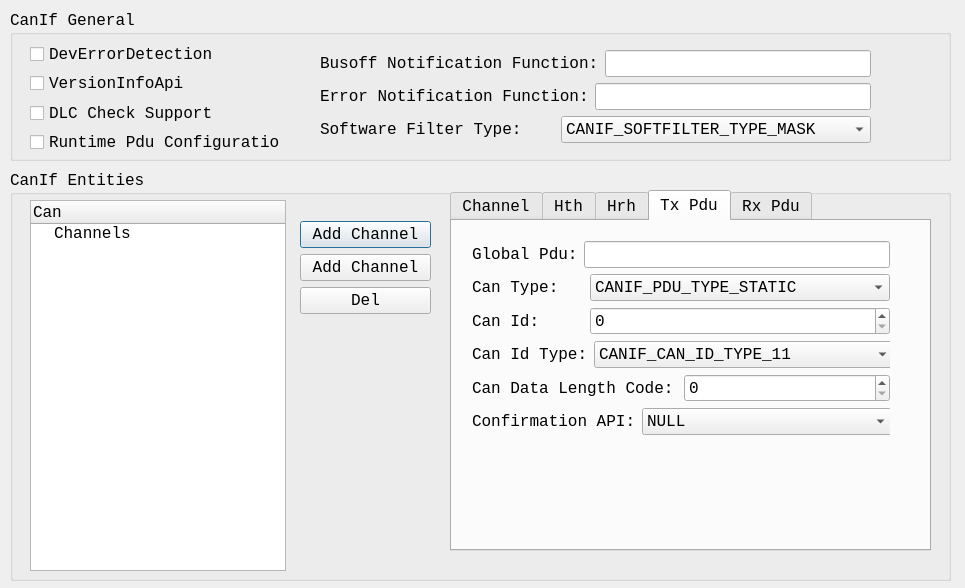
<?xml version="1.0" encoding="UTF-8"?>
<ui version="4.0">
 <class>CanIf_Dlg</class>
 <widget class="QDialog" name="CanIf_Dlg">
  <property name="geometry">
   <rect>
    <x>0</x>
    <y>0</y>
    <width>965</width>
    <height>588</height>
   </rect>
  </property>
  <property name="font">
   <font>
    <family>Consolas</family>
    <pointsize>12</pointsize>
   </font>
  </property>
  <property name="windowTitle">
   <string>Can Interface</string>
  </property>
  <widget class="QGroupBox" name="groupBox">
   <property name="geometry">
    <rect>
     <x>10</x>
     <y>10</y>
     <width>941</width>
     <height>151</height>
    </rect>
   </property>
   <property name="title">
    <string>CanIf General</string>
   </property>
   <widget class="QWidget" name="layoutWidget">
    <property name="geometry">
     <rect>
      <x>20</x>
      <y>32</y>
      <width>250</width>
      <height>112</height>
     </rect>
    </property>
    <layout class="QVBoxLayout" name="verticalLayout">
     <item>
      <widget class="QCheckBox" name="cbxDevErr">
       <property name="text">
        <string>DevErrorDetection</string>
       </property>
      </widget>
     </item>
     <item>
      <widget class="QCheckBox" name="cbxVersionInfo">
       <property name="text">
        <string>VersionInfoApi</string>
       </property>
      </widget>
     </item>
     <item>
      <widget class="QCheckBox" name="cbxDlcCheck">
       <property name="text">
        <string>DLC Check Support</string>
       </property>
      </widget>
     </item>
     <item>
      <widget class="QCheckBox" name="cbxRuntimePduCfg">
       <property name="text">
        <string>Runtime Pdu Configuration</string>
       </property>
      </widget>
     </item>
    </layout>
   </widget>
   <widget class="QWidget" name="layoutWidget">
    <property name="geometry">
     <rect>
      <x>310</x>
      <y>40</y>
      <width>551</width>
      <height>95</height>
     </rect>
    </property>
    <layout class="QVBoxLayout" name="verticalLayout_10">
     <item>
      <layout class="QHBoxLayout" name="horizontalLayout">
       <item>
        <widget class="QLabel" name="label_34">
         <property name="text">
          <string>Busoff Notification Function:</string>
         </property>
        </widget>
       </item>
       <item>
        <widget class="QLineEdit" name="leBusoffNf">
         <property name="minimumSize">
          <size>
           <width>250</width>
           <height>0</height>
          </size>
         </property>
         <property name="toolTip">
          <string>&lt;!DOCTYPE HTML PUBLIC &quot;-//W3C//DTD HTML 4.0//EN&quot; &quot;http://www.w3.org/TR/REC-html40/strict.dtd&quot;&gt;
&lt;html&gt;&lt;head&gt;&lt;meta name=&quot;qrichtext&quot; content=&quot;1&quot; /&gt;&lt;style type=&quot;text/css&quot;&gt;
p, li { white-space: pre-wrap; }
&lt;/style&gt;&lt;/head&gt;&lt;body style=&quot; font-family:'Consolas'; font-size:12pt; font-weight:400; font-style:normal;&quot;&gt;
&lt;p style=&quot; margin-top:0px; margin-bottom:0px; margin-left:0px; margin-right:0px; -qt-block-indent:0; text-indent:0px;&quot;&gt;If want to turn off notification,input &amp;quot;NULL&amp;quot;.&lt;/p&gt;&lt;/body&gt;&lt;/html&gt;</string>
         </property>
         <property name="text">
          <string/>
         </property>
        </widget>
       </item>
      </layout>
     </item>
     <item>
      <layout class="QHBoxLayout" name="horizontalLayout_24">
       <item>
        <widget class="QLabel" name="label_35">
         <property name="text">
          <string>Error Notification Function:</string>
         </property>
        </widget>
       </item>
       <item>
        <widget class="QLineEdit" name="leErrorNf">
         <property name="toolTip">
          <string>&lt;!DOCTYPE HTML PUBLIC &quot;-//W3C//DTD HTML 4.0//EN&quot; &quot;http://www.w3.org/TR/REC-html40/strict.dtd&quot;&gt;
&lt;html&gt;&lt;head&gt;&lt;meta name=&quot;qrichtext&quot; content=&quot;1&quot; /&gt;&lt;style type=&quot;text/css&quot;&gt;
p, li { white-space: pre-wrap; }
&lt;/style&gt;&lt;/head&gt;&lt;body style=&quot; font-family:'Consolas'; font-size:12pt; font-weight:400; font-style:normal;&quot;&gt;
&lt;p style=&quot; margin-top:0px; margin-bottom:0px; margin-left:0px; margin-right:0px; -qt-block-indent:0; text-indent:0px;&quot;&gt;If want to turn off notification,input &amp;quot;NULL&amp;quot;.&lt;/p&gt;&lt;/body&gt;&lt;/html&gt;</string>
         </property>
         <property name="text">
          <string/>
         </property>
        </widget>
       </item>
      </layout>
     </item>
     <item>
      <layout class="QHBoxLayout" name="horizontalLayout_37">
       <item>
        <widget class="QLabel" name="label_36">
         <property name="text">
          <string>Software Filter Type:</string>
         </property>
        </widget>
       </item>
       <item>
        <widget class="QComboBox" name="cmbxSoftwareFilterType">
         <property name="minimumSize">
          <size>
           <width>250</width>
           <height>0</height>
          </size>
         </property>
         <item>
          <property name="text">
           <string>CANIF_SOFTFILTER_TYPE_MASK</string>
          </property>
         </item>
         <item>
          <property name="text">
           <string>CANIF_SOFTFILTER_TYPE_BINARY</string>
          </property>
         </item>
         <item>
          <property name="text">
           <string>CANIF_SOFTFILTER_TYPE_INDEX</string>
          </property>
         </item>
         <item>
          <property name="text">
           <string>CANIF_SOFTFILTER_TYPE_LINEAR</string>
          </property>
         </item>
         <item>
          <property name="text">
           <string>CANIF_SOFTFILTER_TYPE_TABLE</string>
          </property>
         </item>
        </widget>
       </item>
      </layout>
     </item>
    </layout>
   </widget>
  </widget>
  <widget class="QGroupBox" name="groupBox_2">
   <property name="geometry">
    <rect>
     <x>10</x>
     <y>170</y>
     <width>941</width>
     <height>411</height>
    </rect>
   </property>
   <property name="maximumSize">
    <size>
     <width>16777214</width>
     <height>16777215</height>
    </size>
   </property>
   <property name="title">
    <string>CanIf Entities</string>
   </property>
   <widget class="QTreeWidget" name="trCanIfCfg">
    <property name="geometry">
     <rect>
      <x>20</x>
      <y>30</y>
      <width>256</width>
      <height>371</height>
     </rect>
    </property>
    <column>
     <property name="text">
      <string>Can</string>
     </property>
    </column>
    <item>
     <property name="text">
      <string>Channels</string>
     </property>
    </item>
   </widget>
   <widget class="QTabWidget" name="tabCfg">
    <property name="geometry">
     <rect>
      <x>440</x>
      <y>20</y>
      <width>481</width>
      <height>361</height>
     </rect>
    </property>
    <property name="currentIndex">
     <number>3</number>
    </property>
    <widget class="QWidget" name="tab">
     <attribute name="title">
      <string>Channel</string>
     </attribute>
     <widget class="QWidget" name="layoutWidget">
      <property name="geometry">
       <rect>
        <x>21</x>
        <y>21</y>
        <width>349</width>
        <height>62</height>
       </rect>
      </property>
      <layout class="QVBoxLayout" name="verticalLayout_4">
       <item>
        <layout class="QHBoxLayout" name="horizontalLayout_36">
         <item>
          <widget class="QLabel" name="label_33">
           <property name="text">
            <string>Name:</string>
           </property>
          </widget>
         </item>
         <item>
          <widget class="QLineEdit" name="leChannelName">
           <property name="text">
            <string/>
           </property>
          </widget>
         </item>
        </layout>
       </item>
       <item>
        <layout class="QHBoxLayout" name="horizontalLayout_23">
         <item>
          <widget class="QLabel" name="label_44">
           <property name="text">
            <string>Can Hw Ctrl:</string>
           </property>
          </widget>
         </item>
         <item>
          <widget class="QComboBox" name="cmbxCanHwCtrl">
           <property name="minimumSize">
            <size>
             <width>231</width>
             <height>0</height>
            </size>
           </property>
          </widget>
         </item>
        </layout>
       </item>
      </layout>
     </widget>
    </widget>
    <widget class="QWidget" name="tab_2">
     <attribute name="title">
      <string>Hth</string>
     </attribute>
     <widget class="QWidget" name="layoutWidget">
      <property name="geometry">
       <rect>
        <x>21</x>
        <y>21</y>
        <width>433</width>
        <height>95</height>
       </rect>
      </property>
      <layout class="QVBoxLayout" name="verticalLayout_5">
       <item>
        <layout class="QHBoxLayout" name="horizontalLayout_35">
         <item>
          <widget class="QLabel" name="label_32">
           <property name="text">
            <string>Name:</string>
           </property>
          </widget>
         </item>
         <item>
          <widget class="QLineEdit" name="leHthName">
           <property name="text">
            <string/>
           </property>
          </widget>
         </item>
        </layout>
       </item>
       <item>
        <layout class="QHBoxLayout" name="horizontalLayout_28">
         <item>
          <widget class="QLabel" name="label_25">
           <property name="text">
            <string>Hth Type:</string>
           </property>
          </widget>
         </item>
         <item>
          <widget class="QComboBox" name="cmbxHthType">
           <property name="minimumSize">
            <size>
             <width>320</width>
             <height>0</height>
            </size>
           </property>
           <item>
            <property name="text">
             <string>CAN_ARC_HANDLE_TYPE_BASIC</string>
            </property>
           </item>
           <item>
            <property name="text">
             <string>CAN_ARC_HANDLE_TYPE_FULL</string>
            </property>
           </item>
          </widget>
         </item>
        </layout>
       </item>
       <item>
        <layout class="QHBoxLayout" name="horizontalLayout_29">
         <item>
          <widget class="QLabel" name="label_26">
           <property name="text">
            <string>CanIfHthIdSymRef:</string>
           </property>
          </widget>
         </item>
         <item>
          <widget class="QComboBox" name="cmbxHthIdSymRef">
           <property name="minimumSize">
            <size>
             <width>270</width>
             <height>0</height>
            </size>
           </property>
          </widget>
         </item>
        </layout>
       </item>
      </layout>
     </widget>
    </widget>
    <widget class="QWidget" name="tab_4">
     <attribute name="title">
      <string>Hrh</string>
     </attribute>
     <widget class="QWidget" name="layoutWidget">
      <property name="geometry">
       <rect>
        <x>20</x>
        <y>20</y>
        <width>435</width>
        <height>126</height>
       </rect>
      </property>
      <layout class="QVBoxLayout" name="verticalLayout_8">
       <item>
        <layout class="QVBoxLayout" name="verticalLayout_6">
         <item>
          <layout class="QHBoxLayout" name="horizontalLayout_38">
           <item>
            <widget class="QLabel" name="label_37">
             <property name="text">
              <string>Name:</string>
             </property>
            </widget>
           </item>
           <item>
            <widget class="QLineEdit" name="leHrhName">
             <property name="text">
              <string/>
             </property>
            </widget>
           </item>
          </layout>
         </item>
         <item>
          <layout class="QHBoxLayout" name="horizontalLayout_30">
           <item>
            <widget class="QLabel" name="label_27">
             <property name="text">
              <string>Hrh Type:</string>
             </property>
            </widget>
           </item>
           <item>
            <widget class="QComboBox" name="cmbxHrhType">
             <property name="minimumSize">
              <size>
               <width>320</width>
               <height>0</height>
              </size>
             </property>
             <item>
              <property name="text">
               <string>CAN_ARC_HANDLE_TYPE_BASIC</string>
              </property>
             </item>
             <item>
              <property name="text">
               <string>CAN_ARC_HANDLE_TYPE_FULL</string>
              </property>
             </item>
            </widget>
           </item>
          </layout>
         </item>
         <item>
          <layout class="QHBoxLayout" name="horizontalLayout_31">
           <item>
            <widget class="QLabel" name="label_28">
             <property name="text">
              <string>CanIfHrhIdSymRef:</string>
             </property>
            </widget>
           </item>
           <item>
            <widget class="QComboBox" name="cmbxHrhIdSymRef">
             <property name="minimumSize">
              <size>
               <width>270</width>
               <height>0</height>
              </size>
             </property>
            </widget>
           </item>
          </layout>
         </item>
        </layout>
       </item>
       <item>
        <widget class="QCheckBox" name="cbxSoftwareFilterHrh">
         <property name="text">
          <string>CanIfSoftwareFilterHrh</string>
         </property>
        </widget>
       </item>
      </layout>
     </widget>
    </widget>
    <widget class="QWidget" name="tab_3">
     <attribute name="title">
      <string>Tx Pdu</string>
     </attribute>
     <widget class="QWidget" name="layoutWidget">
      <property name="geometry">
       <rect>
        <x>20</x>
        <y>20</y>
        <width>418</width>
        <height>194</height>
       </rect>
      </property>
      <layout class="QVBoxLayout" name="verticalLayout_3">
       <item>
        <layout class="QHBoxLayout" name="horizontalLayout_4">
         <item>
          <widget class="QLabel" name="label_40">
           <property name="text">
            <string>Global Pdu:</string>
           </property>
          </widget>
         </item>
         <item>
          <widget class="QLineEdit" name="leTxPduName">
           <property name="text">
            <string/>
           </property>
          </widget>
         </item>
        </layout>
       </item>
       <item>
        <layout class="QHBoxLayout" name="horizontalLayout_2">
         <item>
          <widget class="QLabel" name="label_29">
           <property name="text">
            <string>Can Type:</string>
           </property>
          </widget>
         </item>
         <item>
          <widget class="QComboBox" name="cmbxTxPduCanType">
           <property name="minimumSize">
            <size>
             <width>300</width>
             <height>0</height>
            </size>
           </property>
           <item>
            <property name="text">
             <string>CANIF_PDU_TYPE_STATIC</string>
            </property>
           </item>
           <item>
            <property name="text">
             <string>CANIF_PDU_TYPE_DYNAMIC</string>
            </property>
           </item>
          </widget>
         </item>
        </layout>
       </item>
       <item>
        <layout class="QHBoxLayout" name="horizontalLayout_3">
         <item>
          <widget class="QLabel" name="label">
           <property name="text">
            <string>Can Id:</string>
           </property>
          </widget>
         </item>
         <item>
          <widget class="QSpinBox" name="spbxTxPduCanId">
           <property name="minimumSize">
            <size>
             <width>300</width>
             <height>0</height>
            </size>
           </property>
          </widget>
         </item>
        </layout>
       </item>
       <item>
        <layout class="QHBoxLayout" name="horizontalLayout_6">
         <item>
          <widget class="QLabel" name="label_30">
           <property name="text">
            <string>Can Id Type:</string>
           </property>
          </widget>
         </item>
         <item>
          <widget class="QComboBox" name="cmbxTxPduCanIdType">
           <property name="minimumSize">
            <size>
             <width>300</width>
             <height>0</height>
            </size>
           </property>
           <property name="toolTip">
            <string>&lt;!DOCTYPE HTML PUBLIC &quot;-//W3C//DTD HTML 4.0//EN&quot; &quot;http://www.w3.org/TR/REC-html40/strict.dtd&quot;&gt;
&lt;html&gt;&lt;head&gt;&lt;meta name=&quot;qrichtext&quot; content=&quot;1&quot; /&gt;&lt;style type=&quot;text/css&quot;&gt;
p, li { white-space: pre-wrap; }
&lt;/style&gt;&lt;/head&gt;&lt;body style=&quot; font-family:'Consolas'; font-size:12pt; font-weight:400; font-style:normal;&quot;&gt;
&lt;p style=&quot; margin-top:0px; margin-bottom:0px; margin-left:0px; margin-right:0px; -qt-block-indent:0; text-indent:0px;&quot;&gt;This type is really decided by Can Hth,Configue it has no affect.&lt;/p&gt;&lt;/body&gt;&lt;/html&gt;</string>
           </property>
           <item>
            <property name="text">
             <string>CANIF_CAN_ID_TYPE_11</string>
            </property>
           </item>
           <item>
            <property name="text">
             <string>CANIF_CAN_ID_TYPE_29</string>
            </property>
           </item>
          </widget>
         </item>
        </layout>
       </item>
       <item>
        <layout class="QHBoxLayout" name="horizontalLayout_5">
         <item>
          <widget class="QLabel" name="label_2">
           <property name="text">
            <string>Can Data Length Code:</string>
           </property>
          </widget>
         </item>
         <item>
          <widget class="QSpinBox" name="spbxTxPduDlc">
           <property name="minimumSize">
            <size>
             <width>200</width>
             <height>0</height>
            </size>
           </property>
           <property name="toolTip">
            <string>&lt;!DOCTYPE HTML PUBLIC &quot;-//W3C//DTD HTML 4.0//EN&quot; &quot;http://www.w3.org/TR/REC-html40/strict.dtd&quot;&gt;
&lt;html&gt;&lt;head&gt;&lt;meta name=&quot;qrichtext&quot; content=&quot;1&quot; /&gt;&lt;style type=&quot;text/css&quot;&gt;
p, li { white-space: pre-wrap; }
&lt;/style&gt;&lt;/head&gt;&lt;body style=&quot; font-family:'Consolas'; font-size:12pt; font-weight:400; font-style:normal;&quot;&gt;
&lt;p style=&quot; margin-top:0px; margin-bottom:0px; margin-left:0px; margin-right:0px; -qt-block-indent:0; text-indent:0px;&quot;&gt;this means nothing,so you have no need to configure it.Just make compatible with arccore.&lt;/p&gt;&lt;/body&gt;&lt;/html&gt;</string>
           </property>
          </widget>
         </item>
        </layout>
       </item>
       <item>
        <layout class="QHBoxLayout" name="horizontalLayout_7">
         <item>
          <widget class="QLabel" name="label_31">
           <property name="text">
            <string>Confirmation API:</string>
           </property>
          </widget>
         </item>
         <item>
          <widget class="QComboBox" name="cmbxTxPduConfirmation">
           <property name="minimumSize">
            <size>
             <width>250</width>
             <height>0</height>
            </size>
           </property>
           <item>
            <property name="text">
             <string>NULL</string>
            </property>
           </item>
           <item>
            <property name="text">
             <string>PduR_CanIfTxConfirmation</string>
            </property>
           </item>
           <item>
            <property name="text">
             <string>CanTp_TxConfirmation</string>
            </property>
           </item>
           <item>
            <property name="text">
             <string>CanIf_UserTxConfirmation</string>
            </property>
           </item>
          </widget>
         </item>
        </layout>
       </item>
      </layout>
     </widget>
    </widget>
    <widget class="QWidget" name="tab_5">
     <attribute name="title">
      <string>Rx Pdu</string>
     </attribute>
     <widget class="QWidget" name="">
      <property name="geometry">
       <rect>
        <x>20</x>
        <y>22</y>
        <width>418</width>
        <height>260</height>
       </rect>
      </property>
      <layout class="QVBoxLayout" name="verticalLayout_7">
       <item>
        <layout class="QHBoxLayout" name="horizontalLayout_8">
         <item>
          <widget class="QLabel" name="label_41">
           <property name="text">
            <string>Global Pdu:</string>
           </property>
          </widget>
         </item>
         <item>
          <widget class="QLineEdit" name="leRxPduName">
           <property name="text">
            <string/>
           </property>
          </widget>
         </item>
        </layout>
       </item>
       <item>
        <layout class="QHBoxLayout" name="horizontalLayout_9">
         <item>
          <widget class="QLabel" name="label_38">
           <property name="text">
            <string>Can Type:</string>
           </property>
          </widget>
         </item>
         <item>
          <widget class="QComboBox" name="cmbxRxPduCanType">
           <property name="minimumSize">
            <size>
             <width>300</width>
             <height>0</height>
            </size>
           </property>
           <item>
            <property name="text">
             <string>CANIF_PDU_TYPE_STATIC</string>
            </property>
           </item>
           <item>
            <property name="text">
             <string>CANIF_PDU_TYPE_DYNAMIC</string>
            </property>
           </item>
          </widget>
         </item>
        </layout>
       </item>
       <item>
        <layout class="QHBoxLayout" name="horizontalLayout_10">
         <item>
          <widget class="QLabel" name="label_3">
           <property name="text">
            <string>Can Id:</string>
           </property>
          </widget>
         </item>
         <item>
          <widget class="QSpinBox" name="spbxRxPduCanId">
           <property name="minimumSize">
            <size>
             <width>300</width>
             <height>0</height>
            </size>
           </property>
           <property name="toolTip">
            <string>&lt;!DOCTYPE HTML PUBLIC &quot;-//W3C//DTD HTML 4.0//EN&quot; &quot;http://www.w3.org/TR/REC-html40/strict.dtd&quot;&gt;
&lt;html&gt;&lt;head&gt;&lt;meta name=&quot;qrichtext&quot; content=&quot;1&quot; /&gt;&lt;style type=&quot;text/css&quot;&gt;
p, li { white-space: pre-wrap; }
&lt;/style&gt;&lt;/head&gt;&lt;body style=&quot; font-family:'Consolas'; font-size:12pt; font-weight:400; font-style:normal;&quot;&gt;
&lt;p style=&quot; margin-top:0px; margin-bottom:0px; margin-left:0px; margin-right:0px; -qt-block-indent:0; text-indent:0px;&quot;&gt;Special CanId,If software filter mask on,only Can Frames with this CanId can be received.&lt;/p&gt;&lt;/body&gt;&lt;/html&gt;</string>
           </property>
          </widget>
         </item>
        </layout>
       </item>
       <item>
        <layout class="QHBoxLayout" name="horizontalLayout_11">
         <item>
          <widget class="QLabel" name="label_39">
           <property name="text">
            <string>Can Id Type:</string>
           </property>
          </widget>
         </item>
         <item>
          <widget class="QComboBox" name="cmbxRxPduCanIdType">
           <property name="minimumSize">
            <size>
             <width>300</width>
             <height>0</height>
            </size>
           </property>
           <property name="toolTip">
            <string>&lt;!DOCTYPE HTML PUBLIC &quot;-//W3C//DTD HTML 4.0//EN&quot; &quot;http://www.w3.org/TR/REC-html40/strict.dtd&quot;&gt;
&lt;html&gt;&lt;head&gt;&lt;meta name=&quot;qrichtext&quot; content=&quot;1&quot; /&gt;&lt;style type=&quot;text/css&quot;&gt;
p, li { white-space: pre-wrap; }
&lt;/style&gt;&lt;/head&gt;&lt;body style=&quot; font-family:'Consolas'; font-size:12pt; font-weight:400; font-style:normal;&quot;&gt;
&lt;p style=&quot; margin-top:0px; margin-bottom:0px; margin-left:0px; margin-right:0px; -qt-block-indent:0; text-indent:0px;&quot;&gt;unsupport configure item defined by Arccore,you have no need to configure it.&lt;/p&gt;&lt;/body&gt;&lt;/html&gt;</string>
           </property>
           <item>
            <property name="text">
             <string>CANIF_CAN_ID_TYPE_11</string>
            </property>
           </item>
           <item>
            <property name="text">
             <string>CANIF_CAN_ID_TYPE_29</string>
            </property>
           </item>
          </widget>
         </item>
        </layout>
       </item>
       <item>
        <layout class="QHBoxLayout" name="horizontalLayout_15">
         <item>
          <widget class="QLabel" name="label_45">
           <property name="text">
            <string>Can Id Mask:</string>
           </property>
          </widget>
         </item>
         <item>
          <widget class="QLineEdit" name="leRxPduIdMask">
           <property name="toolTip">
            <string>&lt;!DOCTYPE HTML PUBLIC &quot;-//W3C//DTD HTML 4.0//EN&quot; &quot;http://www.w3.org/TR/REC-html40/strict.dtd&quot;&gt;
&lt;html&gt;&lt;head&gt;&lt;meta name=&quot;qrichtext&quot; content=&quot;1&quot; /&gt;&lt;style type=&quot;text/css&quot;&gt;
p, li { white-space: pre-wrap; }
&lt;/style&gt;&lt;/head&gt;&lt;body style=&quot; font-family:'Consolas'; font-size:12pt; font-weight:400; font-style:normal;&quot;&gt;
&lt;p style=&quot; margin-top:0px; margin-bottom:0px; margin-left:0px; margin-right:0px; -qt-block-indent:0; text-indent:0px;&quot;&gt;if software filter on,then only if &amp;lt;the reveived Can Id&amp;gt; &amp;amp; Mask == &amp;lt;Configured Can Id here&amp;gt; &amp;amp; Mask,Then the Pdu can be reveived(pass the filter) and a notification to upper layer can be generated.&lt;/p&gt;&lt;/body&gt;&lt;/html&gt;</string>
           </property>
           <property name="text">
            <string/>
           </property>
          </widget>
         </item>
        </layout>
       </item>
       <item>
        <layout class="QHBoxLayout" name="horizontalLayout_12">
         <item>
          <widget class="QLabel" name="label_4">
           <property name="text">
            <string>Can Data Length Code:</string>
           </property>
          </widget>
         </item>
         <item>
          <widget class="QSpinBox" name="spbxRxPduDlc">
           <property name="minimumSize">
            <size>
             <width>200</width>
             <height>0</height>
            </size>
           </property>
           <property name="toolTip">
            <string>&lt;!DOCTYPE HTML PUBLIC &quot;-//W3C//DTD HTML 4.0//EN&quot; &quot;http://www.w3.org/TR/REC-html40/strict.dtd&quot;&gt;
&lt;html&gt;&lt;head&gt;&lt;meta name=&quot;qrichtext&quot; content=&quot;1&quot; /&gt;&lt;style type=&quot;text/css&quot;&gt;
p, li { white-space: pre-wrap; }
&lt;/style&gt;&lt;/head&gt;&lt;body style=&quot; font-family:'Consolas'; font-size:12pt; font-weight:400; font-style:normal;&quot;&gt;
&lt;p style=&quot; margin-top:0px; margin-bottom:0px; margin-left:0px; margin-right:0px; -qt-block-indent:0; text-indent:0px;&quot;&gt;Note:Rx Data's DLC must be bigger than the configured value,or the Data will be droped if DLC check enabled.&lt;/p&gt;&lt;/body&gt;&lt;/html&gt;</string>
           </property>
          </widget>
         </item>
        </layout>
       </item>
       <item>
        <layout class="QHBoxLayout" name="horizontalLayout_13">
         <item>
          <widget class="QLabel" name="label_42">
           <property name="text">
            <string>Indication Type:</string>
           </property>
          </widget>
         </item>
         <item>
          <widget class="QComboBox" name="cmbxRxPduIndication">
           <property name="minimumSize">
            <size>
             <width>250</width>
             <height>0</height>
            </size>
           </property>
           <item>
            <property name="text">
             <string>CAN_NM</string>
            </property>
           </item>
           <item>
            <property name="text">
             <string>CAN_TP</string>
            </property>
           </item>
           <item>
            <property name="text">
             <string>CAN_PDUR</string>
            </property>
           </item>
           <item>
            <property name="text">
             <string>J1939TP</string>
            </property>
           </item>
           <item>
            <property name="text">
             <string>CAN_SPECIAL</string>
            </property>
           </item>
          </widget>
         </item>
        </layout>
       </item>
       <item>
        <layout class="QHBoxLayout" name="horizontalLayout_14">
         <item>
          <widget class="QLabel" name="label_43">
           <property name="text">
            <string>User Indication:</string>
           </property>
          </widget>
         </item>
         <item>
          <widget class="QLineEdit" name="leRxPduUserIndication">
           <property name="text">
            <string/>
           </property>
          </widget>
         </item>
        </layout>
       </item>
      </layout>
     </widget>
     <zorder>layoutWidget</zorder>
     <zorder>leRxPduIdMask</zorder>
     <zorder>label_45</zorder>
     <zorder>label_42</zorder>
    </widget>
   </widget>
   <widget class="QWidget" name="layoutWidget">
    <property name="geometry">
     <rect>
      <x>290</x>
      <y>51</y>
      <width>131</width>
      <height>95</height>
     </rect>
    </property>
    <layout class="QVBoxLayout" name="verticalLayout_2">
     <item>
      <widget class="QPushButton" name="btnAdd">
       <property name="text">
        <string>Add Channel</string>
       </property>
      </widget>
     </item>
     <item>
      <widget class="QPushButton" name="btnAdd2">
       <property name="text">
        <string>Add Channel</string>
       </property>
      </widget>
     </item>
     <item>
      <widget class="QPushButton" name="btnDel">
       <property name="text">
        <string>Del</string>
       </property>
      </widget>
     </item>
    </layout>
   </widget>
  </widget>
 </widget>
 <resources/>
 <connections/>
</ui>
